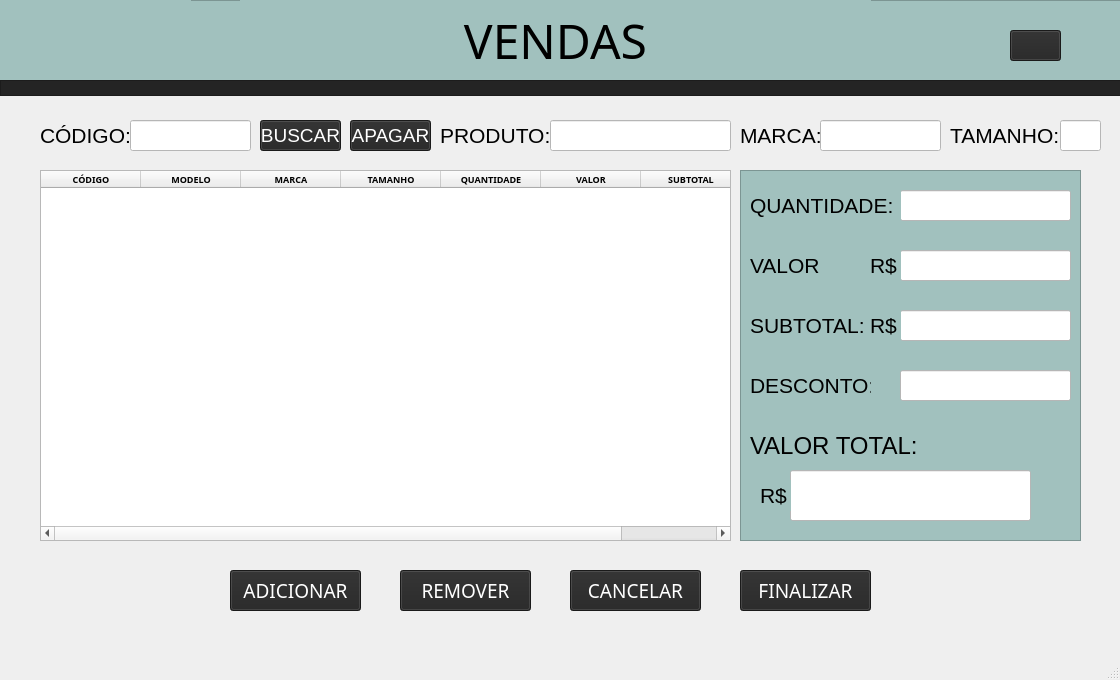
<?xml version="1.0" encoding="UTF-8"?>
<ui version="4.0">
 <class>MainWindow</class>
 <widget class="QMainWindow" name="MainWindow">
  <property name="geometry">
   <rect>
    <x>0</x>
    <y>0</y>
    <width>1120</width>
    <height>680</height>
   </rect>
  </property>
  <property name="windowTitle">
   <string>MainWindow</string>
  </property>
  <widget class="QWidget" name="centralwidget">
   <widget class="QFrame" name="frame">
    <property name="geometry">
     <rect>
      <x>0</x>
      <y>0</y>
      <width>1121</width>
      <height>81</height>
     </rect>
    </property>
    <property name="styleSheet">
     <string notr="true">background-color: rgb(161, 193, 190);</string>
    </property>
    <property name="frameShape">
     <enum>QFrame::StyledPanel</enum>
    </property>
    <property name="frameShadow">
     <enum>QFrame::Raised</enum>
    </property>
    <widget class="QLabel" name="titulo_2">
     <property name="geometry">
      <rect>
       <x>240</x>
       <y>-10</y>
       <width>631</width>
       <height>101</height>
      </rect>
     </property>
     <property name="font">
      <font>
       <family>Eras Demi ITC</family>
       <pointsize>36</pointsize>
      </font>
     </property>
     <property name="text">
      <string>VENDAS</string>
     </property>
     <property name="alignment">
      <set>Qt::AlignCenter</set>
     </property>
    </widget>
    <widget class="QLabel" name="label">
     <property name="geometry">
      <rect>
       <x>0</x>
       <y>-40</y>
       <width>191</width>
       <height>161</height>
      </rect>
     </property>
     <property name="text">
      <string/>
     </property>
     <property name="pixmap">
      <pixmap>C:/Users/963914/Downloads/Meteoro_Calçados_Logo-removebg-preview.png</pixmap>
     </property>
     <property name="scaledContents">
      <bool>true</bool>
     </property>
    </widget>
    <widget class="QPushButton" name="bt_voltarvendas">
     <property name="geometry">
      <rect>
       <x>1010</x>
       <y>30</y>
       <width>51</width>
       <height>31</height>
      </rect>
     </property>
     <property name="cursor">
      <cursorShape>PointingHandCursor</cursorShape>
     </property>
     <property name="styleSheet">
      <string notr="true">color: rgb(255, 255, 255);
background-color: rgb(36, 36, 36);</string>
     </property>
     <property name="text">
      <string/>
     </property>
     <property name="icon">
      <iconset>
       <normaloff>pngtree-arrow-left-flat-white-color-icon-move-back-less-photo-picture-image_7920547-removebg-preview.png</normaloff>pngtree-arrow-left-flat-white-color-icon-move-back-less-photo-picture-image_7920547-removebg-preview.png</iconset>
     </property>
    </widget>
   </widget>
   <widget class="QFrame" name="frame_2">
    <property name="geometry">
     <rect>
      <x>0</x>
      <y>80</y>
      <width>1121</width>
      <height>16</height>
     </rect>
    </property>
    <property name="styleSheet">
     <string notr="true">background-color: rgb(36, 36, 36);</string>
    </property>
    <property name="frameShape">
     <enum>QFrame::StyledPanel</enum>
    </property>
    <property name="frameShadow">
     <enum>QFrame::Raised</enum>
    </property>
   </widget>
   <widget class="QTableWidget" name="tabcarrinho">
    <property name="geometry">
     <rect>
      <x>40</x>
      <y>170</y>
      <width>691</width>
      <height>371</height>
     </rect>
    </property>
    <property name="font">
     <font>
      <family>Segoe UI Black</family>
      <pointsize>7</pointsize>
      <weight>75</weight>
      <bold>true</bold>
     </font>
    </property>
    <column>
     <property name="text">
      <string>CÓDIGO</string>
     </property>
    </column>
    <column>
     <property name="text">
      <string>MODELO</string>
     </property>
    </column>
    <column>
     <property name="text">
      <string>MARCA</string>
     </property>
    </column>
    <column>
     <property name="text">
      <string>TAMANHO</string>
     </property>
    </column>
    <column>
     <property name="text">
      <string>QUANTIDADE</string>
     </property>
    </column>
    <column>
     <property name="text">
      <string>VALOR</string>
     </property>
    </column>
    <column>
     <property name="text">
      <string>SUBTOTAL</string>
     </property>
    </column>
   </widget>
   <widget class="QFrame" name="frame_3">
    <property name="geometry">
     <rect>
      <x>740</x>
      <y>170</y>
      <width>341</width>
      <height>371</height>
     </rect>
    </property>
    <property name="styleSheet">
     <string notr="true">background-color: rgb(161, 193, 190);</string>
    </property>
    <property name="frameShape">
     <enum>QFrame::StyledPanel</enum>
    </property>
    <property name="frameShadow">
     <enum>QFrame::Raised</enum>
    </property>
    <widget class="QLineEdit" name="mvalor">
     <property name="geometry">
      <rect>
       <x>160</x>
       <y>80</y>
       <width>171</width>
       <height>31</height>
      </rect>
     </property>
     <property name="font">
      <font>
       <pointsize>16</pointsize>
      </font>
     </property>
     <property name="styleSheet">
      <string notr="true">background-color: rgb(255, 255, 255);</string>
     </property>
     <property name="text">
      <string/>
     </property>
    </widget>
    <widget class="QLineEdit" name="subtotal">
     <property name="geometry">
      <rect>
       <x>160</x>
       <y>140</y>
       <width>171</width>
       <height>31</height>
      </rect>
     </property>
     <property name="font">
      <font>
       <pointsize>16</pointsize>
      </font>
     </property>
     <property name="styleSheet">
      <string notr="true">background-color: rgb(255, 255, 255);</string>
     </property>
     <property name="text">
      <string/>
     </property>
    </widget>
    <widget class="QLineEdit" name="inserirqtd">
     <property name="geometry">
      <rect>
       <x>160</x>
       <y>20</y>
       <width>171</width>
       <height>31</height>
      </rect>
     </property>
     <property name="font">
      <font>
       <pointsize>16</pointsize>
      </font>
     </property>
     <property name="styleSheet">
      <string notr="true">background-color: rgb(255, 255, 255);</string>
     </property>
     <property name="text">
      <string/>
     </property>
    </widget>
    <widget class="QLineEdit" name="valortotal">
     <property name="geometry">
      <rect>
       <x>50</x>
       <y>300</y>
       <width>241</width>
       <height>51</height>
      </rect>
     </property>
     <property name="font">
      <font>
       <pointsize>20</pointsize>
      </font>
     </property>
     <property name="styleSheet">
      <string notr="true">background-color: rgb(255, 255, 255);</string>
     </property>
     <property name="text">
      <string/>
     </property>
    </widget>
    <widget class="QLabel" name="label_3">
     <property name="geometry">
      <rect>
       <x>10</x>
       <y>20</y>
       <width>151</width>
       <height>31</height>
      </rect>
     </property>
     <property name="font">
      <font>
       <pointsize>16</pointsize>
      </font>
     </property>
     <property name="text">
      <string>QUANTIDADE:</string>
     </property>
    </widget>
    <widget class="QLabel" name="label_4">
     <property name="geometry">
      <rect>
       <x>10</x>
       <y>140</y>
       <width>121</width>
       <height>31</height>
      </rect>
     </property>
     <property name="font">
      <font>
       <pointsize>16</pointsize>
      </font>
     </property>
     <property name="text">
      <string>SUBTOTAL:</string>
     </property>
    </widget>
    <widget class="QLabel" name="label_5">
     <property name="geometry">
      <rect>
       <x>10</x>
       <y>80</y>
       <width>71</width>
       <height>31</height>
      </rect>
     </property>
     <property name="font">
      <font>
       <pointsize>16</pointsize>
      </font>
     </property>
     <property name="text">
      <string>VALOR:</string>
     </property>
    </widget>
    <widget class="QLabel" name="label_6">
     <property name="geometry">
      <rect>
       <x>10</x>
       <y>260</y>
       <width>171</width>
       <height>31</height>
      </rect>
     </property>
     <property name="font">
      <font>
       <pointsize>18</pointsize>
      </font>
     </property>
     <property name="text">
      <string>VALOR TOTAL:</string>
     </property>
    </widget>
    <widget class="QLabel" name="label_7">
     <property name="geometry">
      <rect>
       <x>10</x>
       <y>200</y>
       <width>121</width>
       <height>31</height>
      </rect>
     </property>
     <property name="font">
      <font>
       <pointsize>16</pointsize>
      </font>
     </property>
     <property name="text">
      <string>DESCONTO:</string>
     </property>
    </widget>
    <widget class="QLineEdit" name="desconto">
     <property name="geometry">
      <rect>
       <x>160</x>
       <y>200</y>
       <width>171</width>
       <height>31</height>
      </rect>
     </property>
     <property name="font">
      <font>
       <pointsize>16</pointsize>
      </font>
     </property>
     <property name="styleSheet">
      <string notr="true">background-color: rgb(255, 255, 255);</string>
     </property>
    </widget>
    <widget class="QLabel" name="label_12">
     <property name="geometry">
      <rect>
       <x>130</x>
       <y>80</y>
       <width>31</width>
       <height>31</height>
      </rect>
     </property>
     <property name="font">
      <font>
       <pointsize>16</pointsize>
      </font>
     </property>
     <property name="text">
      <string>R$</string>
     </property>
    </widget>
    <widget class="QLabel" name="label_13">
     <property name="geometry">
      <rect>
       <x>130</x>
       <y>140</y>
       <width>31</width>
       <height>31</height>
      </rect>
     </property>
     <property name="font">
      <font>
       <pointsize>16</pointsize>
      </font>
     </property>
     <property name="text">
      <string>R$</string>
     </property>
    </widget>
    <widget class="QLabel" name="label_14">
     <property name="geometry">
      <rect>
       <x>20</x>
       <y>310</y>
       <width>31</width>
       <height>31</height>
      </rect>
     </property>
     <property name="font">
      <font>
       <pointsize>16</pointsize>
      </font>
     </property>
     <property name="text">
      <string>R$</string>
     </property>
    </widget>
   </widget>
   <widget class="QLabel" name="label_8">
    <property name="geometry">
     <rect>
      <x>40</x>
      <y>120</y>
      <width>121</width>
      <height>31</height>
     </rect>
    </property>
    <property name="font">
     <font>
      <pointsize>16</pointsize>
     </font>
    </property>
    <property name="text">
     <string>CÓDIGO:</string>
    </property>
   </widget>
   <widget class="QLineEdit" name="inserircod">
    <property name="geometry">
     <rect>
      <x>130</x>
      <y>120</y>
      <width>121</width>
      <height>31</height>
     </rect>
    </property>
    <property name="font">
     <font>
      <pointsize>16</pointsize>
     </font>
    </property>
    <property name="styleSheet">
     <string notr="true">background-color: rgb(255, 255, 255);</string>
    </property>
   </widget>
   <widget class="QPushButton" name="bt_buscar">
    <property name="geometry">
     <rect>
      <x>260</x>
      <y>120</y>
      <width>81</width>
      <height>31</height>
     </rect>
    </property>
    <property name="font">
     <font>
      <pointsize>14</pointsize>
     </font>
    </property>
    <property name="cursor">
     <cursorShape>PointingHandCursor</cursorShape>
    </property>
    <property name="styleSheet">
     <string notr="true">color: rgb(255, 255, 255);
background-color: rgb(36, 36, 36);</string>
    </property>
    <property name="text">
     <string>BUSCAR</string>
    </property>
   </widget>
   <widget class="QPushButton" name="bt_apagar">
    <property name="geometry">
     <rect>
      <x>350</x>
      <y>120</y>
      <width>81</width>
      <height>31</height>
     </rect>
    </property>
    <property name="font">
     <font>
      <pointsize>14</pointsize>
     </font>
    </property>
    <property name="cursor">
     <cursorShape>PointingHandCursor</cursorShape>
    </property>
    <property name="styleSheet">
     <string notr="true">color: rgb(255, 255, 255);
background-color: rgb(36, 36, 36);</string>
    </property>
    <property name="text">
     <string>APAGAR</string>
    </property>
   </widget>
   <widget class="QLineEdit" name="modelo">
    <property name="geometry">
     <rect>
      <x>550</x>
      <y>120</y>
      <width>181</width>
      <height>31</height>
     </rect>
    </property>
    <property name="font">
     <font>
      <pointsize>16</pointsize>
     </font>
    </property>
    <property name="styleSheet">
     <string notr="true">background-color: rgb(255, 255, 255);</string>
    </property>
   </widget>
   <widget class="QLabel" name="label_9">
    <property name="geometry">
     <rect>
      <x>440</x>
      <y>120</y>
      <width>121</width>
      <height>31</height>
     </rect>
    </property>
    <property name="font">
     <font>
      <pointsize>16</pointsize>
     </font>
    </property>
    <property name="text">
     <string>PRODUTO:</string>
    </property>
   </widget>
   <widget class="QPushButton" name="bt_cancelar">
    <property name="geometry">
     <rect>
      <x>570</x>
      <y>570</y>
      <width>131</width>
      <height>41</height>
     </rect>
    </property>
    <property name="font">
     <font>
      <family>Eras Demi ITC</family>
      <pointsize>14</pointsize>
     </font>
    </property>
    <property name="cursor">
     <cursorShape>PointingHandCursor</cursorShape>
    </property>
    <property name="layoutDirection">
     <enum>Qt::RightToLeft</enum>
    </property>
    <property name="styleSheet">
     <string notr="true">color: rgb(255, 255, 255);
background-color: rgb(36, 36, 36);</string>
    </property>
    <property name="text">
     <string>CANCELAR</string>
    </property>
   </widget>
   <widget class="QPushButton" name="bt_remover">
    <property name="geometry">
     <rect>
      <x>400</x>
      <y>570</y>
      <width>131</width>
      <height>41</height>
     </rect>
    </property>
    <property name="font">
     <font>
      <family>Eras Demi ITC</family>
      <pointsize>14</pointsize>
     </font>
    </property>
    <property name="cursor">
     <cursorShape>PointingHandCursor</cursorShape>
    </property>
    <property name="layoutDirection">
     <enum>Qt::RightToLeft</enum>
    </property>
    <property name="styleSheet">
     <string notr="true">color: rgb(255, 255, 255);
background-color: rgb(36, 36, 36);</string>
    </property>
    <property name="text">
     <string>REMOVER</string>
    </property>
   </widget>
   <widget class="QPushButton" name="bt_adicionar">
    <property name="geometry">
     <rect>
      <x>230</x>
      <y>570</y>
      <width>131</width>
      <height>41</height>
     </rect>
    </property>
    <property name="font">
     <font>
      <family>Eras Demi ITC</family>
      <pointsize>14</pointsize>
     </font>
    </property>
    <property name="cursor">
     <cursorShape>PointingHandCursor</cursorShape>
    </property>
    <property name="layoutDirection">
     <enum>Qt::RightToLeft</enum>
    </property>
    <property name="styleSheet">
     <string notr="true">color: rgb(255, 255, 255);
background-color: rgb(36, 36, 36);</string>
    </property>
    <property name="text">
     <string>ADICIONAR</string>
    </property>
   </widget>
   <widget class="QPushButton" name="bt_finalizar">
    <property name="geometry">
     <rect>
      <x>740</x>
      <y>570</y>
      <width>131</width>
      <height>41</height>
     </rect>
    </property>
    <property name="font">
     <font>
      <family>Eras Demi ITC</family>
      <pointsize>14</pointsize>
     </font>
    </property>
    <property name="cursor">
     <cursorShape>PointingHandCursor</cursorShape>
    </property>
    <property name="layoutDirection">
     <enum>Qt::RightToLeft</enum>
    </property>
    <property name="styleSheet">
     <string notr="true">color: rgb(255, 255, 255);
background-color: rgb(36, 36, 36);</string>
    </property>
    <property name="text">
     <string>FINALIZAR</string>
    </property>
   </widget>
   <widget class="QLabel" name="label_10">
    <property name="geometry">
     <rect>
      <x>740</x>
      <y>120</y>
      <width>81</width>
      <height>31</height>
     </rect>
    </property>
    <property name="font">
     <font>
      <pointsize>16</pointsize>
     </font>
    </property>
    <property name="text">
     <string>MARCA:</string>
    </property>
   </widget>
   <widget class="QLineEdit" name="marca">
    <property name="geometry">
     <rect>
      <x>820</x>
      <y>120</y>
      <width>121</width>
      <height>31</height>
     </rect>
    </property>
    <property name="font">
     <font>
      <pointsize>16</pointsize>
     </font>
    </property>
    <property name="styleSheet">
     <string notr="true">background-color: rgb(255, 255, 255);</string>
    </property>
   </widget>
   <widget class="QLabel" name="label_11">
    <property name="geometry">
     <rect>
      <x>950</x>
      <y>120</y>
      <width>111</width>
      <height>31</height>
     </rect>
    </property>
    <property name="font">
     <font>
      <pointsize>16</pointsize>
     </font>
    </property>
    <property name="text">
     <string>TAMANHO:</string>
    </property>
   </widget>
   <widget class="QLineEdit" name="tamanho">
    <property name="geometry">
     <rect>
      <x>1060</x>
      <y>120</y>
      <width>41</width>
      <height>31</height>
     </rect>
    </property>
    <property name="font">
     <font>
      <pointsize>16</pointsize>
     </font>
    </property>
    <property name="styleSheet">
     <string notr="true">background-color: rgb(255, 255, 255);</string>
    </property>
   </widget>
  </widget>
  <widget class="QMenuBar" name="menubar">
   <property name="geometry">
    <rect>
     <x>0</x>
     <y>0</y>
     <width>1120</width>
     <height>21</height>
    </rect>
   </property>
  </widget>
  <widget class="QStatusBar" name="statusbar"/>
 </widget>
 <resources/>
 <connections/>
</ui>
